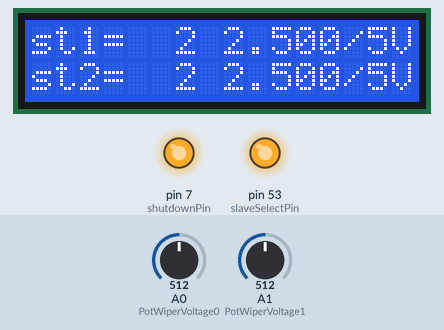
This sketch was run on a simulated Arduino Mega 2560, built with avr-gcc and run on an emulated ATmega2560. On the bench: 16×2 character LCD, output pins drawn as LEDs (lit = HIGH). The test bench sets the inputs (shaded band); at power-on: A0 (PotWiperVoltage0) = 512, A1 (PotWiperVoltage1) = 512.

Above: at 16.4 s.
16.5 s: A0 (PotWiperVoltage0) set to 716
At 17.2 s:
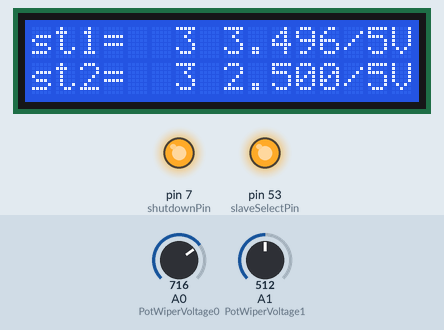
18.8 s: A1 (PotWiperVoltage1) set to 716
At 19.3 s:
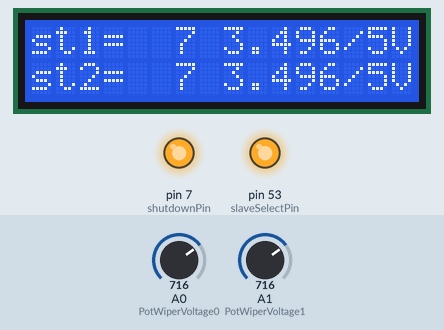
21.0 s: A0 (PotWiperVoltage0) set to 900
At 21.5 s:
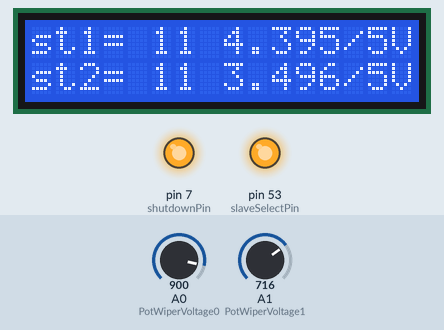
23.1 s: A1 (PotWiperVoltage1) set to 900
At 23.6 s:
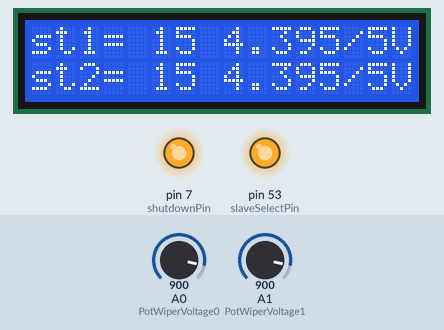
25.2 s: A0 (PotWiperVoltage0) set to 1023
At 25.7 s:
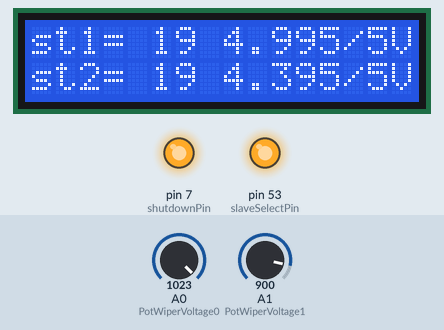
27.4 s: A1 (PotWiperVoltage1) set to 1023
At 27.9 s:
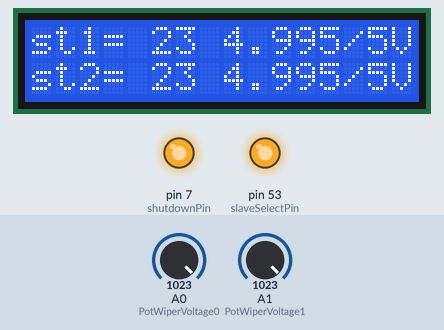
Timing chart, 0 to 30.4 s (numbered marks = the images above; inputs shaded):
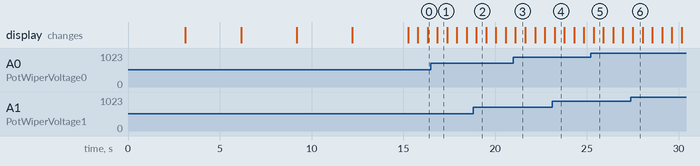

The sketch:

MCP4261_mega_lcd1602_i2c_test.ino
```cpp
/*
  Matthew McMillan
  @matthewmcmillan
  http://matthewcmcmillan.blogspot.com
  Created 12 Mar 2014
  Digital Pot Control (MCP4251)

  This example controls a Microchip MCP4251 digital potentiometer.
  The MCP4251 has 2 potentiometer channels. Each channel's pins are labeled:
      A - connect this to voltage
      W - this is the pot's wiper, which changes when you set it
      B - connect this to ground.
  The MCP4251 also has Terminal Control Registers (TCON) which allow you to
  individually connect and disconnect the A,W,B terminals which can be useful
  for reducing power usage or motor controls.

  A value of 0 is no resistance
  A value of 128 is approximately half ohms
  A value of 255 is maxim of resistance

  The MCP4251 is SPI-compatible. To command it you send two bytes,
  one with the memory address and one with the value to set at that address.
  The MCP4251 has few different memory addresses for wipers and tcon (Terminal Control)
     *Wiper 0 write
     *Wiper 0 read
     *Wiper 1 write
     *Wiper 1 read
     *TCON write
     *TCON read

 The circuit:
     * All A pins of MCP4251 connected to +5V
     * All B pins of MCP4251 connected to ground
     * W0 pin to A0
     * W1 pin to A1
     * VSS - to GND
     * VDD - to +5v
     * SHDN - to digital pin 7 (and a 4.7k pull down resistor)
     * CS - to digital pin 10  (SS pin) or 53 at Mega
     * SDI - to digital pin 11 (MOSI pin) or 51 at Mega
     * SDO - to digital pin 12 (MISO pin) or 50 at mega
     * CLK - to digital pin 13 (SCK pin) or 52 at Mega

 created 12 Mar 2014

 Thanks to Heather Dewey-Hagborg and Tom Igoe for their original tutorials

adapted by Nicu FLORICA (aka niq_ro) - http://www.tehnic.go.ro
& http://www.arduinotehniq.com/
*/


// inslude the SPI library:
#include <SPI.h>

// set pin 10 as the slave select for the digital pot:
//const int slaveSelectPin = 10;    // Uno
const int slaveSelectPin = 53;    // Mega
const int shutdownPin = 7;
const int wiper0writeAddr = B00000000;
const int wiper1writeAddr = B00010000;
const int tconwriteAddr = B01000000;
const int tcon_0off_1on = B11110000;
const int tcon_0on_1off = B00001111;
const int tcon_0off_1off = B00000000;
const int tcon_0on_1on = B11111111;


#include <Wire.h>
#include <LiquidCrystal_I2C.h>
LiquidCrystal_I2C lcd(0x27, 16, 2);

int scurt = 500;
int lung = 3000;

int PotWiperVoltage0 = 0;
int RawVoltage0 = 0;
float Voltage0 = 0;
int PotWiperVoltage1 = 1;
int RawVoltage1 = 0;
float Voltage1 = 0;


void setup() {
  // set the slaveSelectPin as an output:
  pinMode (slaveSelectPin, OUTPUT);
  // set the shutdownPin as an output:
  pinMode (shutdownPin, OUTPUT);
  // start with all the pots shutdown
  digitalWrite(shutdownPin,LOW);
  // initialize SPI:
  SPI.begin();

lcd.begin();
lcd.backlight();

lcd.setCursor(1, 0);
lcd.print("MCP4261-502E/P");
lcd.setCursor(1, 1);
lcd.print("test by niq_ro");
delay(3000);
lcd.clear();

digitalWrite(shutdownPin,HIGH); //Turn off shutdown
digitalPotWrite(wiper0writeAddr, 0); // Set wiper 0 to 200
afisare0(0);
digitalPotWrite(wiper1writeAddr, 0); // Set wiper 1 to 200
afisare1(0);
delay(lung);

digitalPotWrite(wiper0writeAddr, 0); // Set wiper 0 to 200
afisare0(0);
digitalPotWrite(wiper1writeAddr, 255); // Set wiper 1 to 200
afisare1(255);
delay(lung);

digitalPotWrite(wiper0writeAddr, 255); // Set wiper 0 to 200
afisare0(255);
digitalPotWrite(wiper1writeAddr, 255); // Set wiper 1 to 200
afisare1(255);
delay(lung);

digitalPotWrite(wiper0writeAddr, 255); // Set wiper 0 to 200
afisare0(255);
digitalPotWrite(wiper1writeAddr, 0); // Set wiper 1 to 200
afisare1(0);
delay(lung);

}


void loop() {

  digitalWrite(shutdownPin,HIGH); //Turn off shutdown
/*
  digitalPotWrite(wiper0writeAddr, 200); // Set wiper 0 to 200
  digitalPotWrite(wiper1writeAddr, 200); // Set wiper 1 to 200
  digitalPotWrite(tconwriteAddr, tcon_0off_1on); // Disconnect wiper 0 with TCON register
  digitalPotWrite(tconwriteAddr, tcon_0off_1off); // Disconnect both wipers with TCON register
  digitalPotWrite(wiper0writeAddr, 255); //Set wiper 0 to 255
  digitalPotWrite(tconwriteAddr, tcon_0on_1on); // Connect both wipers with TCON register
*/

  for (int level = 0; level <= 255; level++)
  {
digitalPotWrite(wiper0writeAddr, level); // Set wiper 0 to 200
afisare0(level);

digitalPotWrite(wiper1writeAddr, level); // Set wiper 1 to 200
afisare1(level);


delay(scurt);
  }


}

// This function takes care of sending SPI data to the pot.
void digitalPotWrite(int address, int value) {
  // take the SS pin low to select the chip:
  digitalWrite(slaveSelectPin,LOW);
  //  send in the address and value via SPI:
  SPI.transfer(address);
  SPI.transfer(value);
  // take the SS pin high to de-select the chip:
  digitalWrite(slaveSelectPin,HIGH);
}


void afisare0(byte lev) {
    lcd.setCursor(0, 0);
    lcd.print("st1=");
if (lev < 100) lcd.print(" ");
if (lev < 10) lcd.print(" ");
    lcd.print(lev);
    lcd.setCursor(8, 0);
    RawVoltage0 = analogRead(PotWiperVoltage0);
    Voltage0 = (RawVoltage0 * 5.0 )/ 1024.0;
    lcd.print(Voltage0,3);
    lcd.print("/5V");
}

void afisare1(byte lev) {
    lcd.setCursor(0, 1);
    lcd.print("st2=");
if (lev < 100) lcd.print(" ");
if (lev < 10) lcd.print(" ");
    lcd.print(lev);
    lcd.setCursor(8, 1);
    RawVoltage1 = analogRead(PotWiperVoltage1);
    Voltage1 = (RawVoltage1 * 5.0 )/ 1024.0;
    lcd.print(Voltage1,3);
    lcd.print("/5V");
}
```

Measured:
- what the display in image 1 shows lasts 0.5 s, from 16.9 s to 17.4 s
